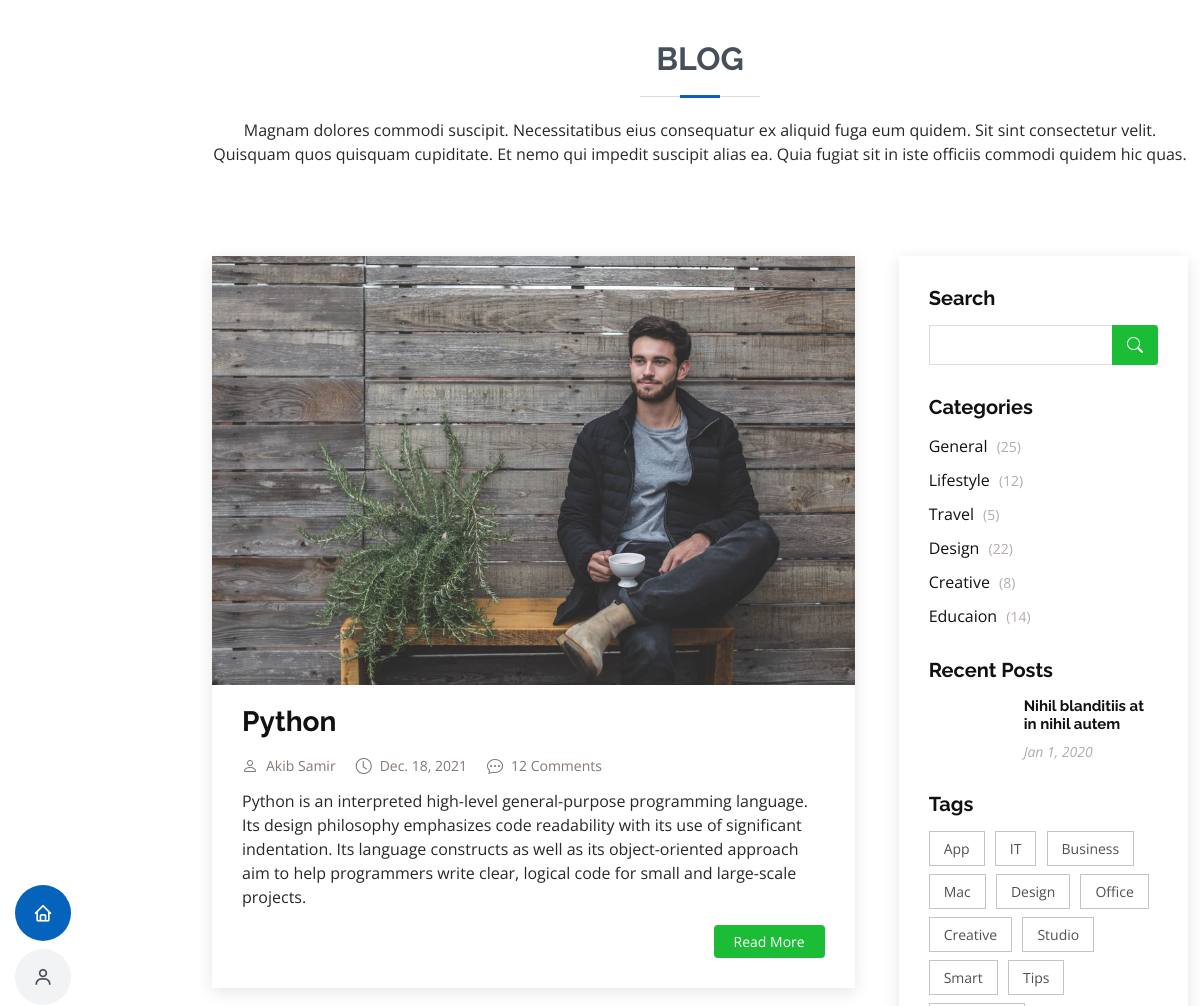
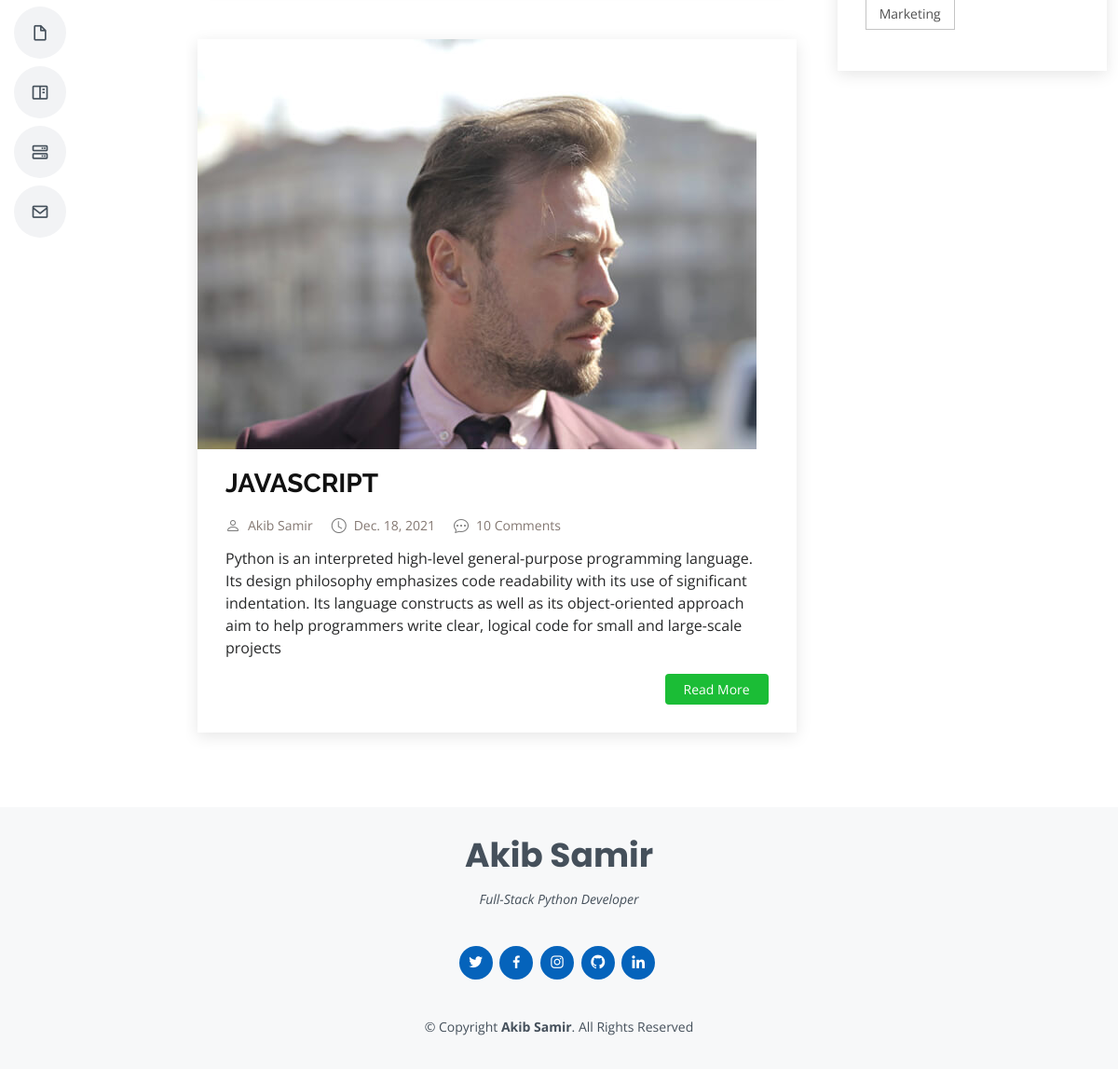
Screenshot of /blog/ with the database file from the repository (2 pictures, top to bottom).
### main/models.py (models this page shows, shortened)
class BlogPost(models.Model):
    title = models.CharField(max_length=200)
    author = models.ForeignKey(User, on_delete=models.CASCADE)
    image = models.ImageField(upload_to="blog", default="profile-img.jpg")
    sub_image = models.ImageField(upload_to="blog", blank=True)
    quote = models.CharField(max_length=400, blank=True)
    slug = models.SlugField(max_length=200, unique=True)
    created_on = models.DateField(auto_now_add=True)
    comment = models.IntegerField()
    body = models.TextField()
    category = models.ManyToManyField(Category)
    tags = models.ManyToManyField(Tag)

### main/views.py (the view)
# urls.py: path('blog/', views.blog, name="blog"),
def blog(request):
    posts = BlogPost.objects.all()
    context = {
        'posts':posts,
    }
    return render(request, 'blog.html', context=context)

### templates/blog.html (shortened to what this page needs)
{% extends 'base.html' %}
{% block content %}
{% load static %}
<main id="main">
  <section id="blog" class="blog">
    <div class="container" data-aos="fade-up">
      <div class="section-title">
        <h2>Blog</h2>
        <p>Magnam dolores commodi suscipit. Necessitatibus eius consequatur ex aliquid fuga eum quidem. Sit sint
          consectetur velit. Quisquam quos quisquam cupiditate. Et nemo qui impedit suscipit alias ea. Quia
          fugiat sit
          in iste officiis commodi quidem hic quas.</p>
      </div>
    </div>
  </section>
  <section id="blog" class="blog">
    <div class="container" data-aos="fade-up">
      <div class="row">
        <div class="col-lg-8 entries">
          {% for post in posts %}
          <article class="entry">
            <div class="entry-img">
              <img src="{{post.image.url}}" alt="" class="img-fluid">
            </div>
            <h2 class="entry-title">
              <a href="blog-single.html">{{post.title}}</a>
            </h2>
            <div class="entry-meta">
              <ul>
                <li class="d-flex align-items-center"><i class="bi bi-person"></i> <a
                    href="blog-single.html">{{post.author.first_name}} {{post.author.last_name}}</a></li>
                <li class="d-flex align-items-center"><i class="bi bi-clock"></i> <a href="blog-single.html"><time
                      datetime="2020-01-01">{{post.created_on}}</time></a></li>
                <li class="d-flex align-items-center"><i class="bi bi-chat-dots"></i> <a
                    href="blog-single.html">{{post.comment}}
                    Comment{{post.comment|pluralize:"s"}}</a></li>
              </ul>
            </div>
            <div class="entry-content">
              <p>
                {{post.body}}
              </p>
              <div class="read-more">
                <a href="{% url 'blog-single' post.id %}">Read More</a>
              </div>
            </div>
          </article>
          {% endfor %}
        </div>
        <div class="col-lg-4">
          <div class="sidebar">
            <h3 class="sidebar-title">Search</h3>
            <div class="sidebar-item search-form">
              <form action="">
                <input type="text">
                <button type="submit"><i class="bi bi-search"></i></button>
              </form>
            </div>
            <h3 class="sidebar-title">Categories</h3>
            <div class="sidebar-item categories">
              <ul>
                <li><a href="#">General <span>(25)</span></a></li>
                <li><a href="#">Lifestyle <span>(12)</span></a></li>
                <li><a href="#">Travel <span>(5)</span></a></li>
                <li><a href="#">Design <span>(22)</span></a></li>
                <li><a href="#">Creative <span>(8)</span></a></li>
                <li><a href="#">Educaion <span>(14)</span></a></li>
              </ul>
            </div>
            <h3 class="sidebar-title">Recent Posts</h3>
            <div class="sidebar-item recent-posts">
              <div class="post-item clearfix">
                <h4><a href="blog-single.html">Nihil blanditiis at in nihil autem</a></h4>
                <time datetime="2020-01-01">Jan 1, 2020</time>
              </div>
            </div>
            <h3 class="sidebar-title">Tags</h3>
            <div class="sidebar-item tags">
              <ul>
                <li><a href="#">App</a></li>
                <li><a href="#">IT</a></li>
                <li><a href="#">Business</a></li>
                <li><a href="#">Mac</a></li>
                <li><a href="#">Design</a></li>
                <li><a href="#">Office</a></li>
                <li><a href="#">Creative</a></li>
                <li><a href="#">Studio</a></li>
                <li><a href="#">Smart</a></li>
                <li><a href="#">Tips</a></li>
                <li><a href="#">Marketing</a></li>
              </ul>
            </div>
          </div>
        </div>
      </div>
    </div>
  </section>
</main>
{% endblock %}

### templates/base.html (shortened to what this page needs)
<!DOCTYPE html>
{% load static %}
<html lang="en">
<head>
    <link href="{% static 'assets/vendor/aos/aos.css' %}" rel="stylesheet">
    <link href="{% static 'assets/vendor/bootstrap/css/bootstrap.min.css' %}" rel="stylesheet">
    <link href="{% static 'assets/vendor/bootstrap-icons/bootstrap-icons.css' %}" rel="stylesheet">
    <link href="{% static 'assets/vendor/boxicons/css/boxicons.min.css' %}" rel="stylesheet">
    <link href="{% static 'assets/vendor/glightbox/css/glightbox.min.css' %}" rel="stylesheet">
    <link href="{% static 'assets/vendor/swiper/swiper-bundle.min.css' %}" rel="stylesheet">
    <link href="{% static 'assets/css/style.css' %}" rel="stylesheet">
</head>
<body>
    <header id="header" class="d-flex flex-column justify-content-center">
        <nav id="navbar" class="navbar nav-menu">
            <ul>
                <li><a href="{% url 'index' %}" class="nav-link scrollto active"><i class="bx bx-home"></i>
                        <span>Home</span></a>
                </li>
                <li><a href="{% url 'about' %}" class="nav-link scrollto"><i class="bx bx-user"></i>
                        <span>About</span></a></li>
                <li><a href="{% url 'resume' %}" class="nav-link scrollto"><i class="bx bx-file-blank"></i>
                        <span>Resume</span></a>
                </li>
                <li><a href="{% url 'portfolio' %}" class="nav-link scrollto"><i class="bx bx-book-content"></i>
                        <span>Portfolio</span></a>
                </li>
                <li><a href="{% url 'blog' %}" class="nav-link scrollto"><i class="bx bx-server"></i>
                        <span>Blog</span></a>
                </li>
                <li><a href="{% url 'contact' %}" class="nav-link scrollto"><i class="bx bx-envelope"></i>
                        <span>Contact</span></a>
                </li>
            </ul>
        </nav>
    </header>
    <main id="main">
        {% block content %}
        {% endblock %}
    </main>
    <footer id="footer">
        <div class="container">
            <h3>Akib Samir</h3>
            <p>Full-Stack Python Developer</p>
            <div class="social-links">
                <a href="https://twitter.com/akibsamir" target="_blank" class="twitter"><i
                        class="bx bxl-twitter"></i></a>
                <a href="https://www.facebook.com/akib.samir" target="_blank" class="facebook"><i
                        class="bx bxl-facebook"></i></a>
                <a href="https://www.instagram.com/akib.samir/" target="_blank" class="instagram"><i
                        class="bx bxl-instagram"></i></a>
                <a href="https://github.com/AkibSamir" target="_blank" class="github"><i class="bx bxl-github"></i></a>
                <a href="https://www.linkedin.com/in/akib-ibne-samir-90463511b/" target="_blank" class="linkedin"><i
                        class="bx bxl-linkedin"></i></a>
            </div>
            <div class="copyright">
                &copy; Copyright <strong><span>Akib Samir</span></strong>. All Rights Reserved
            </div>
        </div>
    </footer>
</body>
</html>

### rows the page displays
BlogPost: image (picture), title "Python", author.first_name "Akib", author.last_name "Samir", created_on "Dec. 18, 2021", comment "12", body "Python is an interpreted high-level general-purpose programming language. Its design philosophy emphasizes code readability with its use of significant indentation. Its language constructs as well as its object-oriented approach aim to help programmers write clear, logical code for small and large-scale projects."
BlogPost: image (picture), title "JAVASCRIPT", author.first_name "Akib", author.last_name "Samir", created_on "Dec. 18, 2021", comment "10", body "Python is an interpreted high-level general-purpose programming language. Its design philosophy emphasizes code readability with its use of significant indentation. Its language constructs as well as its object-oriented approach aim to help programmers write clear, logical code for small and large-scale projects"
